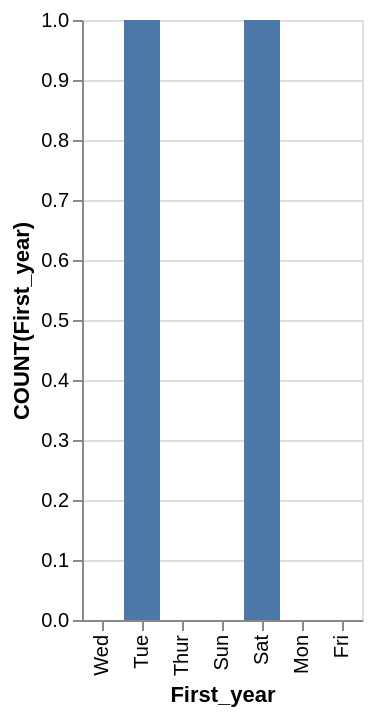

The specification (Vega-Lite) saved for this image:
### Vega-Lite specification from a JSON file in a GitHub repository (floating-point values rounded to 4 significant figures)
{"data": {"values": [{"x_data": "Mon", "y_data": 0}, {"x_data": "Tue", "y_data": 1}, {"x_data": "Wed", "y_data": 0}, {"x_data": "Thur", "y_data": 0}, {"x_data": "Fri", "y_data": 0}, {"x_data": "Sat", "y_data": 1}, {"x_data": "Sun", "y_data": 0}]}, "mark": "bar", "encoding": {"x": {"field": "x_data", "type": "nominal", "title": "First_year", "sort": "descending"}, "y": {"field": "y_data", "type": "quantitative", "title": "COUNT(First_year)"}}}
